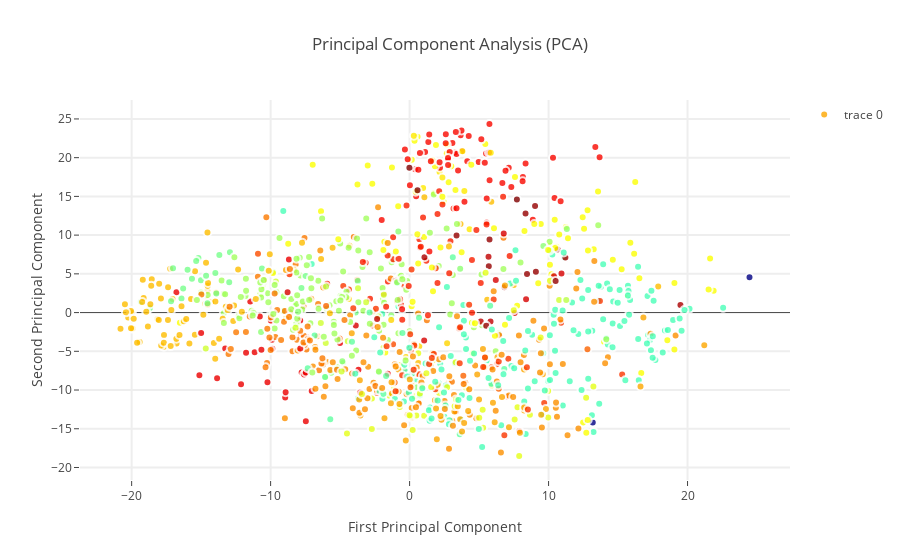

Notebook code for this chart:
### Markdown cell above
We can see how the PCA looks like (only 2 PCA components):

### Code cell
print_limit = 1000
Target = Y_train_chars[:print_limit]
Target_colors = Y_train_chars[:print_limit]
for i in range(0, len(Target_colors)):
    Target_colors[i] = ord(Target_colors[i])
Characters = go.Scatter(
    x = P_train[:print_limit,0],
    y = P_train[:print_limit,1],
    name = Target,
    hoveron = Target,
    mode = 'markers',
    text = Target,
    showlegend = True,
    marker = dict(
        size = 8,
        color = Target_colors,
        colorscale ='Jet',
        showscale = False,
        line = dict(
            width = 2,
            color = 'rgb(255, 255, 255)'
        ),
        opacity = 0.8
    )
)
data = [Characters]

layout = go.Layout(
    title= 'Principal Component Analysis (PCA)',
    hovermode= 'closest',
    xaxis= dict(
         title= 'First Principal Component',
        ticklen= 5,
        zeroline= False,
        gridwidth= 2,
    ),
    yaxis=dict(
        title= 'Second Principal Component',
        ticklen= 5,
        gridwidth= 2,
    ),
    showlegend= True
)


fig = dict(data=data, layout=layout)
py.iplot(fig, filename='styled-scatter')

### Figure 1 — Plotly figure (JSON) as saved in the notebook; plotly's stock layout.template omitted (floating-point values rounded to 4 significant figures; data arrays with more than 128 entries replaced by an {"elided": "..."} marker saying what was removed)
{"data": [{"hoveron": {"elided": "1000 str values"}, "marker": {"color": {"elided": "1000 int values"}, "colorscale": "Jet", "line": {"color": "rgb(255, 255, 255)", "width": 2}, "opacity": 0.8, "showscale": false, "size": 8}, "mode": "markers", "name": {"elided": "1000 str values"}, "showlegend": true, "text": {"elided": "1000 str values"}, "type": "scatter", "x": {"elided": "1000 float values"}, "y": {"elided": "1000 float values"}}], "layout": {"hovermode": "closest", "showlegend": true, "title": "Principal Component Analysis (PCA)", "xaxis": {"gridwidth": 2, "ticklen": 5, "title": "First Principal Component", "zeroline": false}, "yaxis": {"gridwidth": 2, "ticklen": 5, "title": "Second Principal Component"}}}
